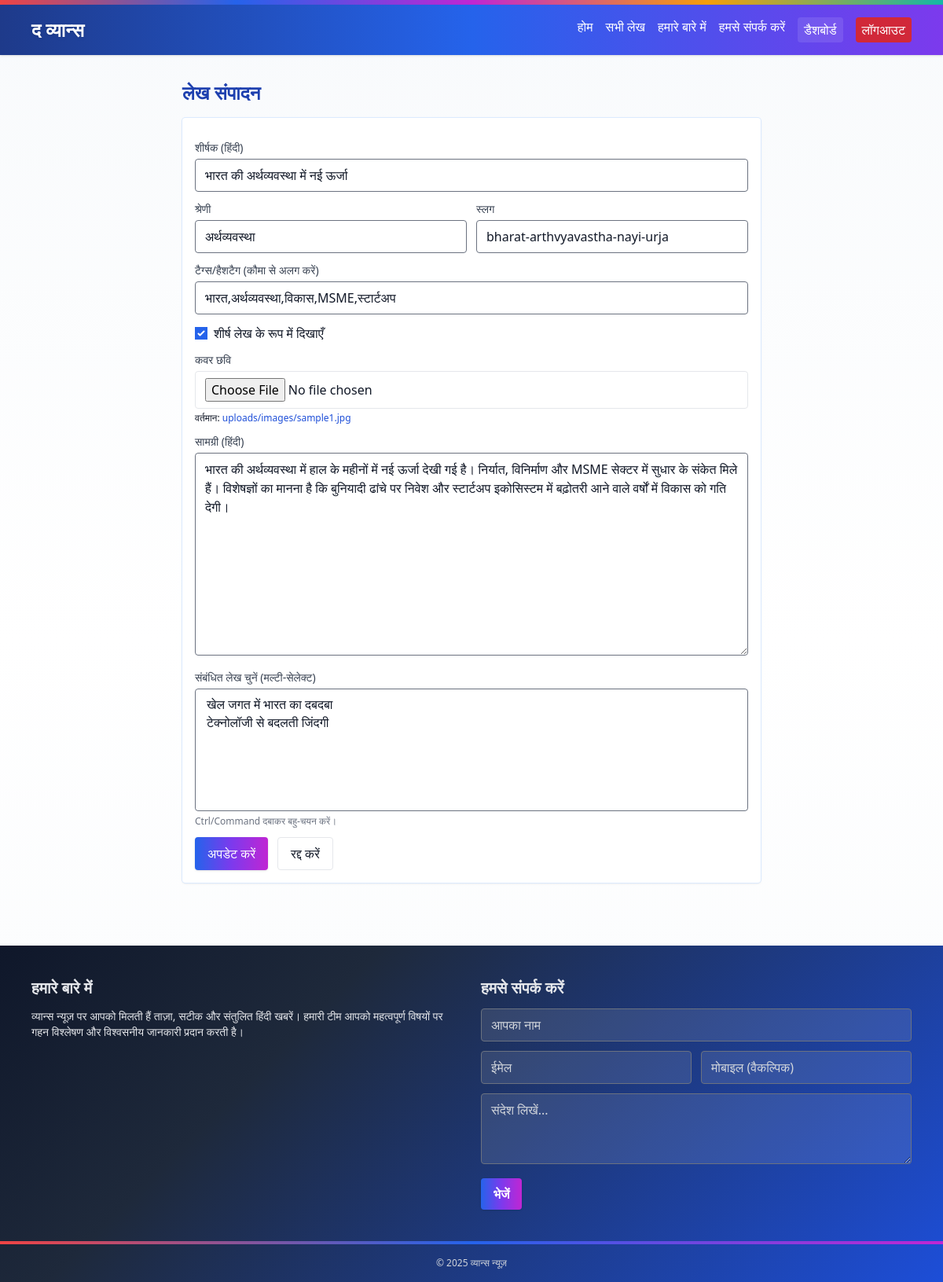
/admin_edit.php?id=1 (signed in), run on the app's committed database.
### tables this page shows
CREATE TABLE posts (
  id INT AUTO_INCREMENT PRIMARY KEY,
  title_hi VARCHAR(255) NOT NULL,
  slug VARCHAR(255) NOT NULL UNIQUE,
  content_hi TEXT NOT NULL,
  category VARCHAR(50) NOT NULL,
  cover_image_path VARCHAR(255) DEFAULT NULL,
  tags VARCHAR(255) DEFAULT NULL,
  is_top_article TINYINT(1) NOT NULL DEFAULT 0,
  created_at DATETIME NOT NULL DEFAULT CURRENT_TIMESTAMP
);

### functions.php (called while the page is built, shortened)
<?php
function e(string $s): string {
	return htmlspecialchars($s, ENT_QUOTES | ENT_SUBSTITUTE, 'UTF-8');
}
function img_src(string $p): string {
	$p = trim($p);
	return ($p[0] === '/') ? '.' . $p : $p;
}

### admin_edit.php (the view, shortened to what this page needs)
<?php
require_once __DIR__ . '/config.php';
require_once __DIR__ . '/functions.php';
$id = isset($_GET['id']) ? (int)$_GET['id'] : 0;
$editing = $id > 0;
$title_hi = $category = $content_hi = $tags = $cover_image_path = '';
$is_top_article = 0;
$slug = '';
if ($editing) {
	$stmt = $mysqli->prepare('SELECT * FROM posts WHERE id=? LIMIT 1');
	$stmt->bind_param('i', $id);
	$stmt->execute();
	$cur = $stmt->get_result()->fetch_assoc();
	$title_hi = $cur['title_hi']; $category = $cur['category']; $content_hi = $cur['content_hi'];
	$tags = $cur['tags']; $cover_image_path = $cur['cover_image_path']; $is_top_article = (int)$cur['is_top_article'];
	$slug = $cur['slug'];
}
$res = $mysqli->query('SELECT id, title_hi FROM posts ORDER BY created_at DESC');
$allPosts = $res->fetch_all(MYSQLI_ASSOC);
$relatedSelected = [];
if ($editing) {
	$stmtS = $mysqli->prepare('SELECT related_post_id FROM post_relations WHERE post_id=?');
	$stmtS->bind_param('i', $id);
	$stmtS->execute();
	$relatedSelected = array_column($stmtS->get_result()->fetch_all(MYSQLI_ASSOC), 'related_post_id');
}
include __DIR__ . '/header.php';
?>
<section class="max-w-3xl mx-auto px-4 py-8">
	<h1 class="text-2xl font-bold mb-4 text-blue-800"><?= $editing ? 'लेख संपादन' : 'नया लेख' ?></h1>
	<form id="postForm" method="post" enctype="multipart/form-data" class="bg-white rounded shadow p-4 space-y-3 ring-1 ring-blue-100" novalidate>
		<div>
			<label class="block text-sm mb-1 text-gray-700">शीर्षक (हिंदी)</label>
			<input type="text" name="title_hi" value="<?= e($title_hi) ?>" placeholder="लेख का शीर्षक" required class="w-full px-3 py-2 border rounded focus:ring-2 focus:ring-blue-500">
		</div>
		<div class="grid md:grid-cols-2 gap-3">
			<div>
				<label class="block text-sm mb-1 text-gray-700">श्रेणी</label>
				<input type="text" name="category" value="<?= e($category) ?>" placeholder="श्रेणी (जैसे: टेक्नोलॉजी)" required class="w-full px-3 py-2 border rounded focus:ring-2 focus:ring-fuchsia-500">
			</div>
			<div>
				<label class="block text-sm mb-1 text-gray-700">स्लग</label>
				<input type="text" name="slug" value="<?= e($slug) ?>" placeholder="URL स्लग (स्वतः जनरेट होगा)" class="w-full px-3 py-2 border rounded focus:ring-2 focus:ring-teal-500">
			</div>
		</div>
		<div>
			<label class="block text-sm mb-1 text-gray-700">टैग्स/हैशटैग (कौमा से अलग करें)</label>
			<input type="text" name="tags" value="<?= e($tags) ?>" placeholder="उदा: भारत,टेक,AI" class="w-full px-3 py-2 border rounded focus:ring-2 focus:ring-amber-500">
		</div>
		<div class="flex items-center gap-2">
			<input id="topChk" type="checkbox" name="is_top_article" <?= $is_top_article ? 'checked' : '' ?> class="w-4 h-4 text-blue-600">
			<label for="topChk">शीर्ष लेख के रूप में दिखाएँ</label>
		</div>
		<div>
			<label class="block text-sm mb-1 text-gray-700">कवर छवि</label>
			<input type="file" name="cover_image" accept="image/*" class="w-full px-3 py-2 border rounded focus:ring-2 focus:ring-indigo-500">
			<?php if ($cover_image_path): ?>
				<p class="text-xs mt-1">वर्तमान: <a target="_blank" class="text-blue-700 hover:underline" href="<?= e(img_src($cover_image_path)) ?>"><?= e($cover_image_path) ?></a></p>
			<?php endif; ?>
		</div>
		<div>
			<label class="block text-sm mb-1 text-gray-700">सामग्री (हिंदी)</label>
			<textarea name="content_hi" rows="10" placeholder="पूरा लेख यहाँ लिखें..." required class="w-full px-3 py-2 border rounded focus:ring-2 focus:ring-fuchsia-500"><?= e($content_hi) ?></textarea>
		</div>
		<div>
			<label class="block text-sm mb-1 text-gray-700">संबंधित लेख चुनें (मल्टी-सेलेक्ट)</label>
			<select name="related_posts[]" multiple size="6" class="w-full px-3 py-2 border rounded focus:ring-2 focus:ring-teal-500">
				<?php foreach ($allPosts as $ap): if ($editing && $ap['id'] == $id) continue; ?>
					<option value="<?= (int)$ap['id'] ?>" <?= in_array($ap['id'], $relatedSelected, true) ? 'selected' : '' ?>>
					</option>
				<?php endforeach; ?>
			</select>
			<p class="text-xs text-gray-500 mt-1">Ctrl/Command दबाकर बहु-चयन करें।</p>
		</div>
		<div class="flex gap-3">
			<button class="btn-primary text-white px-4 py-2 rounded shadow"><?= $editing ? 'अपडेट करें' : 'सहेजें' ?></button>
			<a href="<?= e(BASE_URL) ?>/admin_dashboard.php" class="px-4 py-2 rounded border hover:bg-blue-50">रद्द करें</a>
		</div>
	</form>
</section>
<?php include __DIR__ . '/footer.php'; ?>

### header.php (style rules this page uses)
.btn-primary { background:linear-gradient(90deg,#2563eb 0%,#7c3aed 50%,#c026d3 100%);color:#fff }

### data on the page
posts: title_hi "भारत की अर्थव्यवस्था में नई ऊर्जा", category "अर्थव्यवस्था", slug "bharat-arthvyavastha-nayi-urja", tags "भारत,अर्थव्यवस्था,विकास,MSME,स्टार्टअप", is_top_article "☑", cover_image_path "uploads/images/sample1.jpg", content_hi "भारत की अर्थव्यवस्था में हाल के महीनों में नई ऊर्जा देखी गई है। निर्यात, विनिर्माण और MSME सेक्टर में सुधार के संकेत मिले हैं। विशेषज्ञों का मानना है कि बुनियादी ढांचे पर निवेश और स्टार्टअप इकोसिस्टम में बढ़ोतरी आने वाले वर्षों में विकास को गति देगी।"
